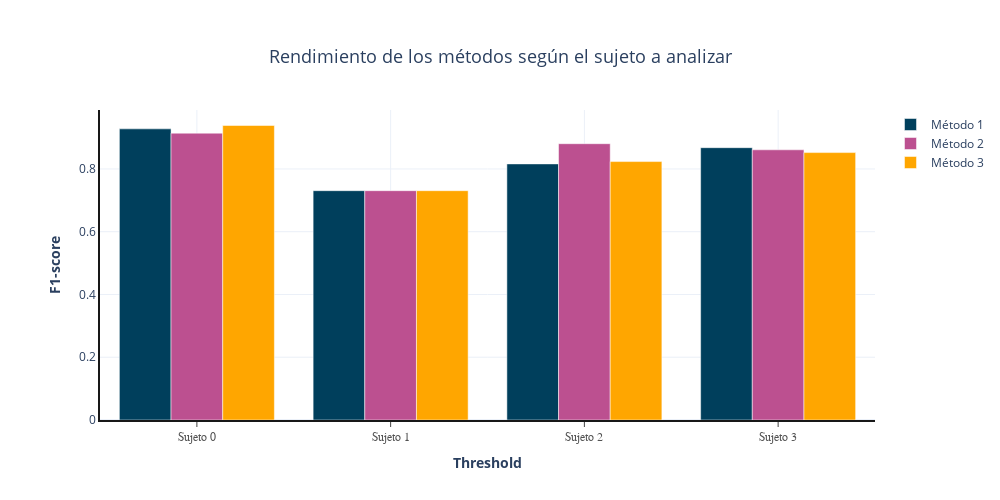

Notebook code cell kept with this figure:
### Code cell
### sumar 1-2, 3-4, 8-9, 10-11
plot = go.Figure()
best_params = [0.1, 0.1, 0.25]
df = method_df_list[0].copy()

replace_dict = { "1": 0, "2": 0, "3": 1, "4": 1, "8": 2, "9": 2, "10": 3, "11": 3 }

for ind, df in enumerate(method_df_list): 
    ### proceso agregar mismo sujeto ###
    df = df[df["threshold"] == best_params[ind]]
    df = df.replace({"Unnamed: 0": replace_dict})
    df["subject"] = "Sujeto " + df["Unnamed: 0"].astype("str")
    df = df.drop("Unnamed: 0", axis=1)
    df = df.groupby("subject")[["true_positives", "false_positives", "false_negatives"]].sum()
    df["recall"] = df["true_positives"] / (df["true_positives"] + df["false_negatives"])
    df["precision"] = df["true_positives"] / (df["true_positives"] + df["false_positives"]) 
    df["f1-score"] = (2 * df["recall"] * df["precision"]) / (df["recall"] + df["precision"])

    plot.add_traces([
        go.Bar(x=df.index, y=df["f1-score"], name=f"Método {ind+1}", marker_color=color_dict[ind+1])
    ])

plot.update_layout(
    xaxis=dict(
        showline=True,
        showgrid=True,
        showticklabels=True,
        linecolor='rgb(24, 24, 24)',
        linewidth=2,
        ticks='outside',
        tickfont=dict(
            family='Arial',
            size=12,
            color='rgb(82, 82, 82)',
        ),
        title={
            "text": "<b>Threshold</b>",
            'font': {
                'size': 14,
            }
        },
    ),
    yaxis=dict(
        showgrid=True,
        zeroline=True,
        showline=True,
        showticklabels=True,
        linecolor='rgb(24, 24, 24)',
        linewidth=2,
        title={
            "text": "<b>F1-score</b>",
            'font': {
                'size': 14,
            }
        }
    ),
    title={
        'text': "Rendimiento de los métodos según el sujeto a analizar",
        'font': {
            'size': 18,
        },
        'y': 0.9,
        'x': 0.5,
        'xanchor': 'center',
        'yanchor': 'top'
    },
    legend={
        'bordercolor': '#000000',
        'borderwidth': 0,
    },
    width=1000,
    height=500,
    autosize=False,
    margin=dict(
        autoexpand=True,
        l=100,
        r=20,
        t=110,
    ),
    template="plotly_white",
    showlegend=True,
    plot_bgcolor='white'
)
plot.show()

### Figure 1 — Plotly figure (JSON) as saved in the notebook; plotly's stock layout.template omitted (floating-point values rounded to 4 significant figures)
{"data": [{"marker": {"color": "#003f5c"}, "name": "Método 1", "type": "bar", "x": ["Sujeto 0", "Sujeto 1", "Sujeto 2", "Sujeto 3"], "y": [0.9278, 0.7308, 0.8161, 0.8678]}, {"marker": {"color": "#bc5090"}, "name": "Método 2", "type": "bar", "x": ["Sujeto 0", "Sujeto 1", "Sujeto 2", "Sujeto 3"], "y": [0.9141, 0.7308, 0.8805, 0.861]}, {"marker": {"color": "#ffa600"}, "name": "Método 3", "type": "bar", "x": ["Sujeto 0", "Sujeto 1", "Sujeto 2", "Sujeto 3"], "y": [0.9385, 0.7308, 0.8235, 0.8522]}], "layout": {"autosize": false, "height": 500, "legend": {"bordercolor": "#000000", "borderwidth": 0}, "margin": {"autoexpand": true, "l": 100, "r": 20, "t": 110}, "plot_bgcolor": "white", "showlegend": true, "title": {"font": {"size": 18}, "text": "Rendimiento de los métodos según el sujeto a analizar", "x": 0.5, "xanchor": "center", "y": 0.9, "yanchor": "top"}, "width": 1000, "xaxis": {"linecolor": "rgb(24, 24, 24)", "linewidth": 2, "showgrid": true, "showline": true, "showticklabels": true, "tickfont": {"color": "rgb(82, 82, 82)", "family": "Arial", "size": 12}, "ticks": "outside", "title": {"font": {"size": 14}, "text": "<b>Threshold</b>"}}, "yaxis": {"linecolor": "rgb(24, 24, 24)", "linewidth": 2, "showgrid": true, "showline": true, "showticklabels": true, "title": {"font": {"size": 14}, "text": "<b>F1-score</b>"}, "zeroline": true}}}
